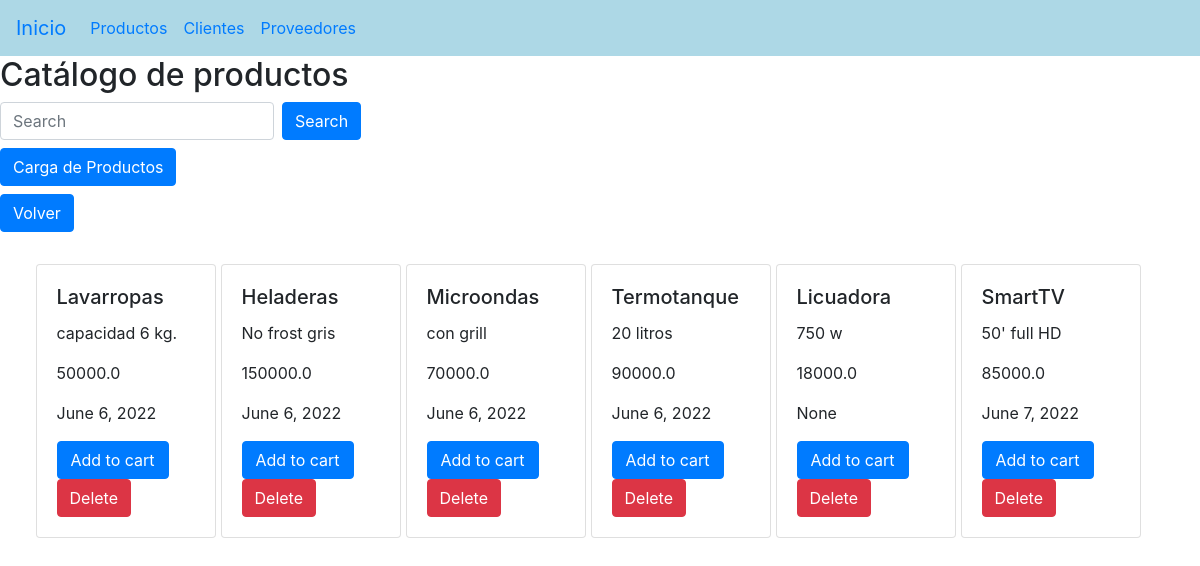
The app's page /Products/ with its own data.
### Products/models.py (models this page shows, shortened)
class Product(models.Model):
    name = models.CharField(max_length=30)
    description = models.CharField(max_length=400, blank=True, null=True)
    price = models.FloatField()
    created_at = models.DateField(blank=True,null=True)
    SKU = models.CharField(max_length=15, unique=True)
    is_active = models.BooleanField(default=True)
    class Meta:
        verbose_name= "Product"
        verbose_name_plural ="Products"

### Products/views.py (the view)
# urls.py: path('', product, name = 'product'),
def product (request):
    items= Product.objects.all()
    return render(request,'products.html',{'items':items})

### templates/products.html (shortened to what this page needs)
{% extends 'base.html' %}
{% block contenido %}
<h2>Catálogo de productos</h2>
<body>
    <form class="form-inline my-2 my-lg-10" action="/Products/search_item/" method="GET">
        <input class="form-control mr-sm-2" type="text" placeholder="Search" aria-label="Search" name='search'>
        <button class="btn btn-primary" type="submit">Search</button>
    </form>
    <form class="form-inline my-2 my-lg-10" method="get" action="/Products/create_item/">
        <input class="btn btn-primary" type="submit" style="color: white" value="Carga de Productos" />
    </form>
    <form method="get" action=" /">
        <input class="btn btn-primary" type="submit" style="color: white" value="Volver" />
    </form>
    <div class="d-flex container" style="margin-top:2rem; margin-left:1rem">
        {% for item in items %} &nbsp
        <div class="card" style="width: 30rem;">
            <div class="card-body">
                <h5 class="card-title">{{item.name}}</h5>
                <p class="card-text">{{item.description}}</p>
                <p class="card-text">{{item.price}}</p>
                <p class="card-text">{{item.created_at}}</p>
                <a href="#" class="btn btn-primary" class="form-inline my-2 my-lg-10" style="width: 7rem" style="margin-top:2rem; margin-left:2rem">Add to
                    cart</a>
                    <form method="get" action=" /">
                        <input class="btn btn-danger" type="submit" style="color: white" value="Delete" />
                    </form>
            </div>
        </div>
        {% endfor %}
</body>
{% endblock %}

### templates/base.html (shortened to what this page needs)
<!DOCTYPE html>
<html lang="en">
<head>
    <link rel="stylesheet" href="https://cdn.jsdelivr.net/npm/bootstrap@4.6.1/dist/css/bootstrap.min.css"
>
</head>
<body>
    <nav class="navbar navbar-expand-lg navbar " style="background: lightblue;">
        <a class="navbar-brand" href="/">Inicio</a>
        <div class="collapse navbar-collapse" id="navbarSupportedContent">
            <ul class="navbar-nav mr-auto">
                <li class="nav-item">
                    <a class="nav-link" href="/Products/">Productos</a>
                </li>
                <li class="nav-item">
                    <a class="nav-link" href="/Client/">Clientes</a>
                </li>
                <li class="nav-item">
                    <a class="nav-link" href="/list_providers/">Proveedores</a>
                </li>
        </div>
    </nav>
    {% block contenido %}
    {% endblock %}
</body>
</html>

### records on screen
Product: name "Lavarropas", description "capacidad 6 kg.", price "50000.0", created_at "June 6, 2022"
Product: name "Heladeras", description "No frost gris", price "150000.0", created_at "June 6, 2022"
Product: name "Microondas", description "con grill", price "70000.0", created_at "June 6, 2022"
Product: name "Termotanque", description "20 litros", price "90000.0", created_at "June 6, 2022"
Product: name "Licuadora", description "750 w", price "18000.0", created_at "None"
Product: name "SmartTV", description "50' full HD", price "85000.0", created_at "June 7, 2022"
